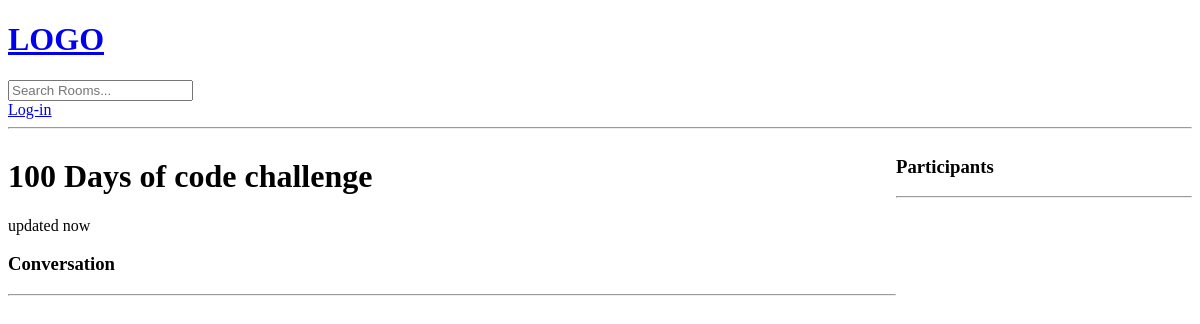
The app's page /room/2, older data.
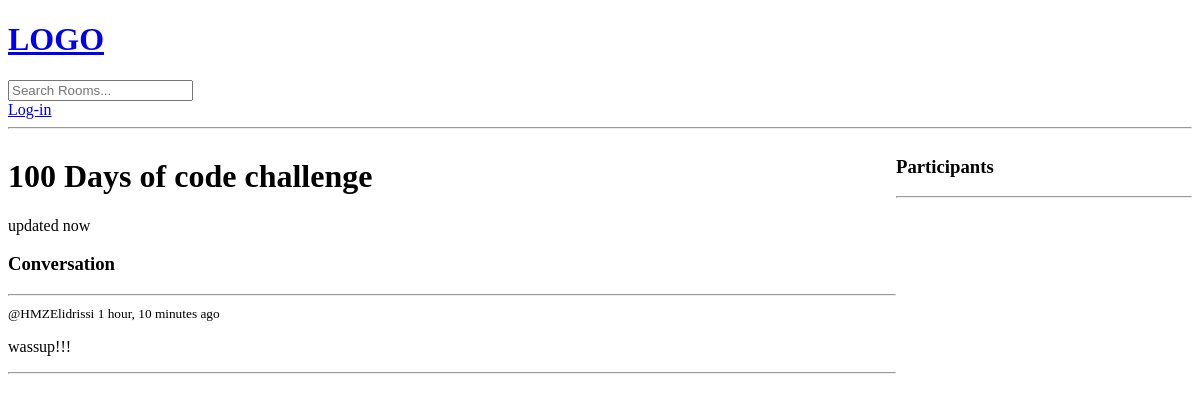
The same page, newer data.
### Core/models.py (models this page shows, shortened)
class Message(models.Model):
    user = models.ForeignKey(User, on_delete=models.CASCADE)
    room = models.ForeignKey(Room, on_delete=models.CASCADE)
    body = models.TextField()
    updated = models.DateTimeField(auto_now=True)
    created = models.DateTimeField(auto_now_add=True)

### Core/views.py (the view, shortened to what this page needs)
# urls.py: path('room/<str:pk>', views.room, name='room'),
def room(request, pk):
    selected_room = Room.objects.get(id=pk)
    room_messages = selected_room.message_set.all().order_by('-created')
    participants = selected_room.participants.all()
    context = {
        'selected_room': selected_room,
        'room_messages': room_messages,
        'participants': participants
    }
    return render(request, 'Core/room.html', context)

### templates/Core/room.html (shortened to what this page needs)
{% extends 'base.html' %}
{% block content %}
<div class="room-container">
    <div>
        <h1>{{ selected_room.name }}</h1>
        <p>{{ selected_room.description }}</p>
        <div class="comment-wrapper">
            <h3>Conversation</h3>
            <hr>
            {% for message in room_messages %}
                <div>
                    <small>@{{ message.user }}   {{ message.created|timesince }} ago</small>
                    <p>
                        {{ message.body }}
                    </p>
                    <hr>
                </div>
            {% endfor %}
        </div>
    </div>
    <div>
        <h3>Participants</h3>
        <hr>
    </div>
</div>
{% endblock %}

Row changes from the older to the newer data that the page shows:
added Message: user "HMZElidrissi", created "1 hour, 10 minutes", body "wassup!!!"
